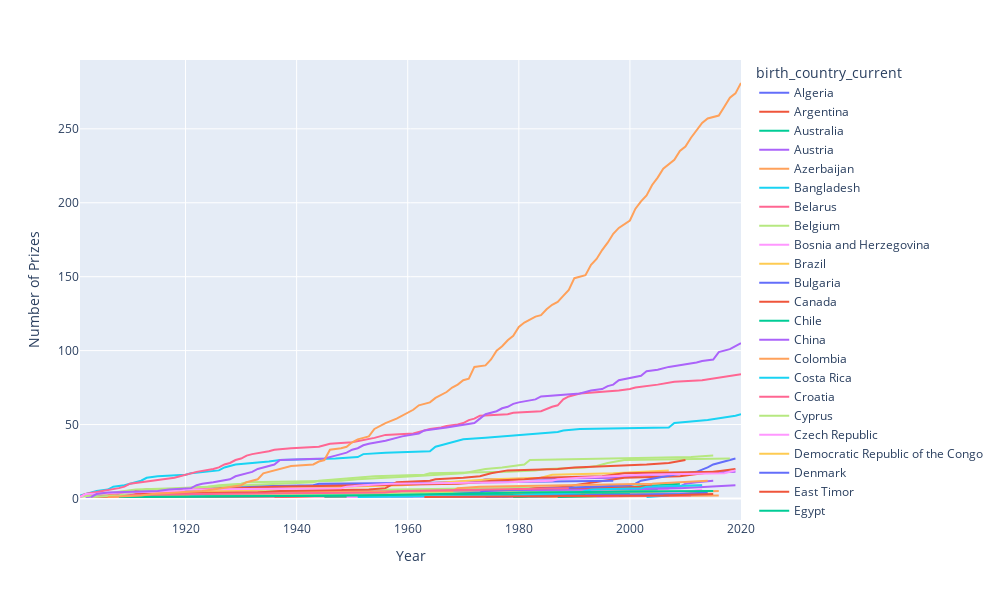

The notebook cell this image was saved under:
### Code cell
l_char = px.line(
    cumulative_prizes,
    x='year',
    y='prize',
    color='birth_country_current',
    hover_name='birth_country_current',
    height=600,
    width=1000
)
l_char.update_layout(
    xaxis_title = 'Year',
    yaxis_title = 'Number of Prizes'
)
